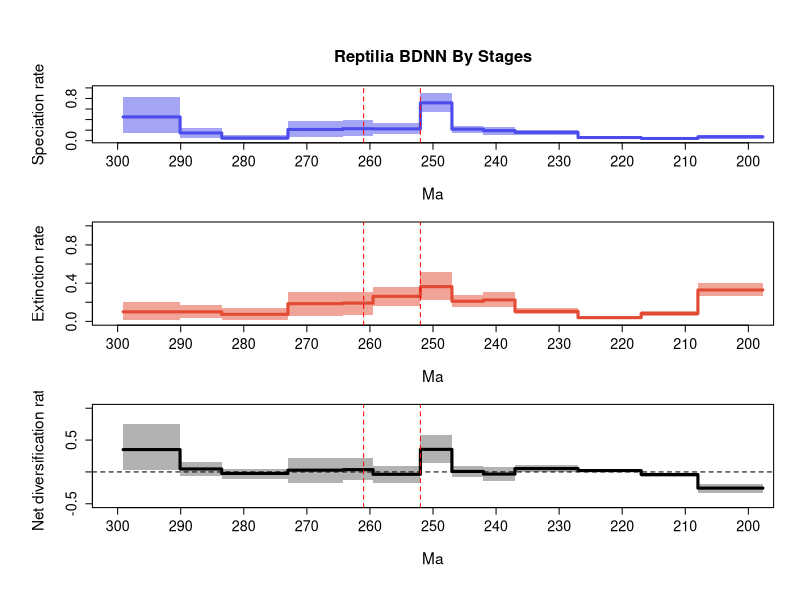

Source code (R):
## FINAL RTT GRAPH, PROPER FORMATTING CODE BELOW

pdf(file='C:/Users/SimoesLabAdmin/Documents/BDNN_Arielli/reptilia/mcmc_fixshift_predictors/C_bdnn_stdscaled_boxcox/combined_10_RTT_final.pdf', width = 8, height = 10.8, useDingbats = FALSE)

# Set up the layout for 3 vertical plots
par(mfrow=c(3,1), cex.main=1.7, cex.lab=1.4, cex.axis=1.3,
    mgp=c(3.5, 1, 0),      # distance of axis labels from plot
    oma=c(2, 2, 2, 0))     # outer margins for the entire figure

# Your data vectors
time_vec=c(299.1275939941406, 290.10001,290.1,283.50001,283.5,273.00001,273.0,264.30001,264.3,259.50001,259.5,252.00001,252.0,247.00001,247.0,242.00001,242.0,237.00001,237.0,227.00001,227.0,217.00001,217.0,208.00001,208.0,197.69842910766602)
sp_mean=c(0.4507543477332311, 0.4507543477332311,0.1469709438102613,0.1469709438102613,0.050120576987700824,0.050120576987700824,0.21262644146057788,0.21262644146057788,0.22760250391279072,0.22760250391279072,0.22408702001135428,0.22408702001135428,0.7176421621146309,0.7176421621146309,0.21795666925686824,0.21795666925686824,0.19087545451130036,0.19087545451130036,0.1576540965153183,0.1576540965153183,0.059741088667478105,0.059741088667478105,0.04206756739560999,0.04206756739560999,0.07399021727062782,0.07399021727062782)
sp_lwr=c(0.13642255490305438, 0.13642255490305438,0.05631599288563185,0.05631599288563185,0.0054796715180046975,0.0054796715180046975,0.06420409692152802,0.06420409692152802,0.08365155402470026,0.08365155402470026,0.12197787318686777,0.12197787318686777,0.5357138987817127,0.5357138987817127,0.1498672353202547,0.1498672353202547,0.11664029999376807,0.11664029999376807,0.11665695449933279,0.11665695449933279,0.037208248280190585,0.037208248280190585,0.02528959017285719,0.02528959017285719,0.03640259764159094,0.03640259764159094)
sp_upr=c(0.8218952948596441, 0.8218952948596441,0.243908394983242,0.243908394983242,0.1052590120197801,0.1052590120197801,0.36548042208780795,0.36548042208780795,0.3851268389905617,0.3851268389905617,0.3272370016545786,0.3272370016545786,0.9028254145465365,0.9028254145465365,0.28210505169426275,0.28210505169426275,0.254649818166539,0.254649818166539,0.20492432344873557,0.20492432344873557,0.08124469518277208,0.08124469518277208,0.059719626038102,0.059719626038102,0.10861898693296647,0.10861898693296647)
ex_mean=c(0.10017657514049562, 0.10017657514049562,0.1001219633321072,0.1001219633321072,0.07374142764659664,0.07374142764659664,0.1853975600797472,0.1853975600797472,0.1911933320444712,0.1911933320444712,0.26169118977080347,0.26169118977080347,0.36355301816146324,0.36355301816146324,0.2105116808674451,0.2105116808674451,0.2244260390581298,0.2244260390581298,0.10451843671726946,0.10451843671726946,0.03880672121595992,0.03880672121595992,0.08243419116668983,0.08243419116668983,0.3283380391933865,0.3283380391933865)
ex_lwr=c(0.012921601731328013, 0.012921601731328013,0.03342630199130984,0.03342630199130984,0.01052303880824076,0.01052303880824076,0.05899359003954352,0.05899359003954352,0.06739075308079145,0.06739075308079145,0.16315172589412258,0.16315172589412258,0.22292460308196474,0.22292460308196474,0.15279183866164298,0.15279183866164298,0.14720884237457424,0.14720884237457424,0.0745855326397436,0.0745855326397436,0.02129997405003879,0.02129997405003879,0.05634021093687037,0.05634021093687037,0.2662015396627408,0.2662015396627408)
ex_upr=c(0.20571972806567856, 0.20571972806567856,0.1721821648491061,0.1721821648491061,0.14466661826474012,0.14466661826474012,0.31154627909885496,0.31154627909885496,0.30773359301289643,0.30773359301289643,0.3644697442803146,0.3644697442803146,0.5199982007951703,0.5199982007951703,0.27256177032357926,0.27256177032357926,0.3031671515661427,0.3031671515661427,0.13802602078576223,0.13802602078576223,0.05960348582943132,0.05960348582943132,0.11149000873094386,0.11149000873094386,0.39913950001671994,0.39913950001671994)
div_mean=c(0.35057777259273665, 0.35057777259273665,0.046848980478154056,0.046848980478154056,-0.0236208506588958,-0.0236208506588958,0.027228881380831016,0.027228881380831016,0.03640917186831969,0.03640917186831969,-0.03760416975944921,-0.03760416975944921,0.3540891439531668,0.3540891439531668,0.007444988389422939,0.007444988389422939,-0.03355058454682896,-0.03355058454682896,0.05313565979804878,0.05313565979804878,0.020934367451518145,0.020934367451518145,-0.0403666237710798,-0.0403666237710798,-0.25434782192275857,-0.25434782192275857)
div_lwr=c(0.03232494542040237, 0.03232494542040237,-0.0667849931670311,-0.0667849931670311,-0.11566479500075907,-0.11566479500075907,-0.17736438511096692,-0.17736438511096692,-0.1286402397871949,-0.1286402397871949,-0.17074537076901067,-0.17074537076901067,0.14311187123624897,0.14311187123624897,-0.0737053964488475,-0.0737053964488475,-0.14286082080192852,-0.14286082080192852,0.00046019961863327796,0.00046019961863327796,-0.004825149926465308,-0.004825149926465308,-0.0719672810665275,-0.0719672810665275,-0.3296873093772761,-0.3296873093772761)
div_upr=c(0.7554651103960633, 0.7554651103960633,0.16086158126391997,0.16086158126391997,0.0520544557049611,0.0520544557049611,0.21788267502768216,0.21788267502768216,0.22107756556333005,0.22107756556333005,0.08656617402034236,0.08656617402034236,0.5786297523752524,0.5786297523752524,0.09222726070071424,0.09222726070071424,0.07534624579315627,0.07534624579315627,0.1073238057193416,0.1073238057193416,0.04682061078055704,0.04682061078055704,-0.00929640612227383,-0.00929640612227383,-0.1835243295300958,-0.1835243295300958)

# Calculate positions for the mass extinction events
perm_trias_extinction = 252 # End-Permian mass extinction (252 Ma)
guadalupian_extinction = 261 # Guadalupian extinction (261 Ma)

# Define custom tick positions at 10 MY intervals
x_ticks <- seq(300, 200, by=-10)
x_tick_labels <- x_ticks

# Convert time_vec to negative values to match your desired format
time_vec_neg <- -time_vec  # Converting to negative for plotting consistency

# First plot: Speciation rate
par(mar=c(5, 5, 4.5, 2))  # bottom, left, top, right margins
plot(time_vec, sp_mean, type='n', ylim=c(0, 1), xlim=c(300, 200),
     ylab='Speciation rate', xlab='Ma', main='Reptilia BDNN By Stages',
     xaxt='n', cex.main=1.5, cex.lab=1.4, cex.axis=1.3) # xaxt removes default x axis
axis(1, at=x_ticks, labels=x_tick_labels, cex.axis=1.3) # Custom x-axis with 10MY interval ticks

# Plot the confidence intervals and mean line
not_NA = !is.na(sp_mean)
polygon(c(time_vec[not_NA], rev(time_vec[not_NA])), 
        c(sp_lwr[not_NA], rev(sp_upr[not_NA])), 
        col = adjustcolor('#4c4cec', alpha = 0.5), border = NA)
lines(time_vec[not_NA], sp_mean[not_NA], col = '#4c4cec', lwd = 3)

# Add vertical lines for mass extinction events
abline(v=perm_trias_extinction, col="red", lty=2)
abline(v=guadalupian_extinction, col="red", lty=2)

# Second plot: Extinction rate
par(mar=c(5, 5, 1, 2))  # bottom, left, top, right margins. Reduced top margin to 2.5 (from 4.5)
plot(time_vec, ex_mean, type='n', ylim=c(0, 1), xlim=c(300, 200),
     ylab='Extinction rate', xlab='Ma', 
     xaxt='n', cex.lab=1.4, cex.axis=1.3)
axis(1, at=x_ticks, labels=x_tick_labels, cex.axis=1.3)

# Plot the confidence intervals and mean line
not_NA = !is.na(ex_mean)
polygon(c(time_vec[not_NA], rev(time_vec[not_NA])), 
        c(ex_lwr[not_NA], rev(ex_upr[not_NA])), 
        col = adjustcolor('#e34a33', alpha = 0.5), border = NA)
lines(time_vec[not_NA], ex_mean[not_NA], col = '#e34a33', lwd = 3)

# Add vertical lines for mass extinction events
abline(v=perm_trias_extinction, col="red", lty=2)
abline(v=guadalupian_extinction, col="red", lty=2)

# Third plot: Net diversification rate
par(mar=c(5, 5, 1, 2))  # bottom, left, top, right margins. Reduced top margin to 2.5 (from 4.5)
plot(time_vec, div_mean, type='n', ylim=c(-0.5, 1), xlim=c(300, 200),
     ylab='Net diversification rate', xlab='Ma',
     xaxt='n', cex.lab=1.4, cex.axis=1.3)
axis(1, at=x_ticks, labels=x_tick_labels, cex.axis=1.3)

# Plot the confidence intervals and mean line
not_NA = !is.na(div_mean)
polygon(c(time_vec[not_NA], rev(time_vec[not_NA])), 
        c(div_lwr[not_NA], rev(div_upr[not_NA])), 
        col = adjustcolor('black', alpha = 0.3), border = NA)
lines(time_vec[not_NA], div_mean[not_NA], col = 'black', lwd = 3)

# Add horizontal line at y=0 for the net diversification rate
abline(h = 0, col = 'black', lty = 2)

# Add vertical lines for mass extinction events
abline(v=perm_trias_extinction, col="red", lty=2)
abline(v=guadalupian_extinction, col="red", lty=2)

dev.off()
